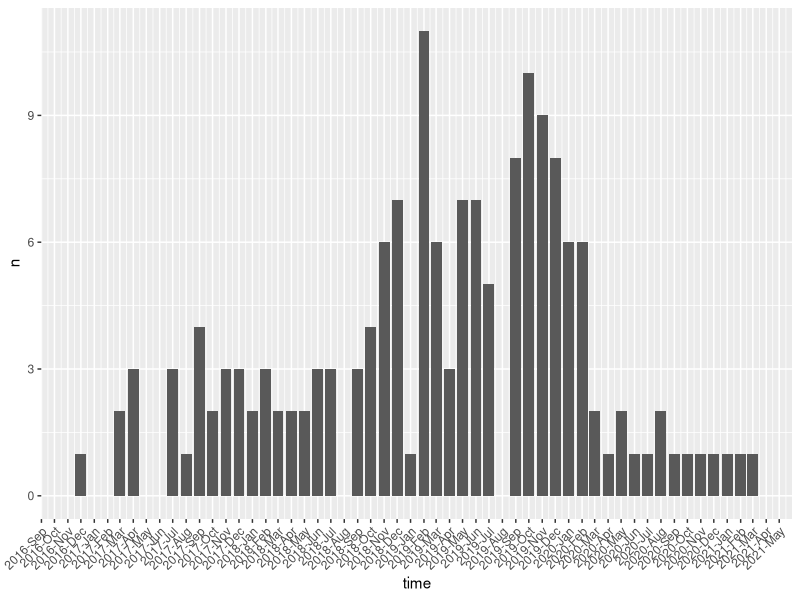

Write R code to recreate this figure.
## ---- chunk 1
knitr::opts_chunk$set(echo = TRUE)
library(tidyverse)
library(lubridate)
library(scales)
## ---- chunk 2
chapters <- read_csv("chapters.csv")
## ---- chunk 3
all_events <- read_csv("all_events.csv")
## ---- chunk 4
all_events %>% 
  count(time) %>% 
  filter(n > 1) %>% 
  mutate(time = floor_date(time, unit = "months")) %>% 
  count(time) %>% 
  ggplot() + 
  geom_col(aes(time, n)) +
  scale_x_datetime(breaks = scales::date_breaks("1 month"),
                   labels = scales::date_format("%Y-%b")) +
  theme(axis.text.x = element_text(angle = 45, hjust = 1)) 
## ---- chunk 5
all_events %>% 
  count(time, name = "simultaneous_events") %>% 
  count(simultaneous_events) %>% 
  arrange(desc(simultaneous_events))
## ---- chunk 6
all_events %>% 
  count(time, sort = TRUE) %>% 
  top_n(1) 
